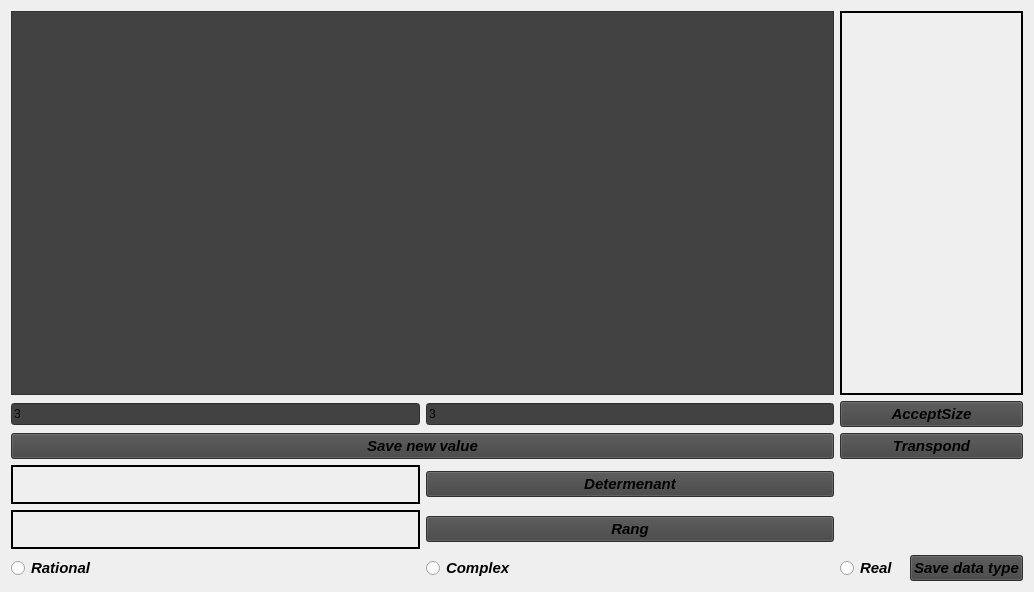
<?xml version="1.0" encoding="UTF-8"?>
<ui version="4.0">
 <class>Interface</class>
 <widget class="QWidget" name="Interface">
  <property name="geometry">
   <rect>
    <x>0</x>
    <y>0</y>
    <width>1034</width>
    <height>592</height>
   </rect>
  </property>
  <property name="windowTitle">
   <string>Practice№6</string>
  </property>
  <property name="styleSheet">
   <string notr="true"/>
  </property>
  <layout class="QGridLayout" name="gridLayout_3">
   <item row="7" column="1">
    <widget class="QRadioButton" name="r_mode">
     <property name="font">
      <font>
       <pointsize>11</pointsize>
       <italic>true</italic>
       <bold>true</bold>
      </font>
     </property>
     <property name="text">
      <string>Rational</string>
     </property>
    </widget>
   </item>
   <item row="4" column="1">
    <widget class="QFrame" name="detframe">
     <property name="frameShape">
      <enum>QFrame::Box</enum>
     </property>
     <property name="frameShadow">
      <enum>QFrame::Plain</enum>
     </property>
     <property name="lineWidth">
      <number>2</number>
     </property>
     <layout class="QGridLayout" name="gridLayout_2">
      <item row="0" column="0">
       <widget class="QLabel" name="Det">
        <property name="font">
         <font>
          <pointsize>11</pointsize>
          <bold>true</bold>
         </font>
        </property>
        <property name="text">
         <string/>
        </property>
       </widget>
      </item>
     </layout>
    </widget>
   </item>
   <item row="5" column="1">
    <widget class="QFrame" name="rangframe">
     <property name="frameShape">
      <enum>QFrame::Box</enum>
     </property>
     <property name="frameShadow">
      <enum>QFrame::Plain</enum>
     </property>
     <property name="lineWidth">
      <number>2</number>
     </property>
     <layout class="QGridLayout" name="gridLayout">
      <item row="0" column="0">
       <widget class="QLabel" name="Rang_2">
        <property name="font">
         <font>
          <pointsize>11</pointsize>
          <bold>true</bold>
         </font>
        </property>
        <property name="text">
         <string/>
        </property>
       </widget>
      </item>
     </layout>
    </widget>
   </item>
   <item row="3" column="1" colspan="2">
    <widget class="QPushButton" name="DataMatrixShow">
     <property name="font">
      <font>
       <pointsize>11</pointsize>
       <italic>true</italic>
       <bold>true</bold>
      </font>
     </property>
     <property name="styleSheet">
      <string notr="true">background-color: rgb(66, 66, 66);</string>
     </property>
     <property name="text">
      <string>Save new value</string>
     </property>
    </widget>
   </item>
   <item row="0" column="1" colspan="2">
    <widget class="QTableWidget" name="tableWidget">
     <property name="cursor" stdset="0">
      <cursorShape>ArrowCursor</cursorShape>
     </property>
     <property name="layoutDirection">
      <enum>Qt::LeftToRight</enum>
     </property>
     <property name="styleSheet">
      <string notr="true">background-color: rgb(66, 66, 66);</string>
     </property>
     <property name="frameShape">
      <enum>QFrame::StyledPanel</enum>
     </property>
     <property name="lineWidth">
      <number>1</number>
     </property>
     <property name="rowCount">
      <number>0</number>
     </property>
     <attribute name="horizontalHeaderVisible">
      <bool>false</bool>
     </attribute>
     <attribute name="horizontalHeaderDefaultSectionSize">
      <number>28</number>
     </attribute>
     <attribute name="horizontalHeaderHighlightSections">
      <bool>false</bool>
     </attribute>
     <attribute name="verticalHeaderVisible">
      <bool>false</bool>
     </attribute>
     <attribute name="verticalHeaderHighlightSections">
      <bool>false</bool>
     </attribute>
    </widget>
   </item>
   <item row="1" column="2">
    <widget class="QLineEdit" name="Rows">
     <property name="styleSheet">
      <string notr="true">background-color: rgb(66, 66, 66);</string>
     </property>
     <property name="text">
      <string>3</string>
     </property>
    </widget>
   </item>
   <item row="1" column="1">
    <widget class="QLineEdit" name="Cols">
     <property name="styleSheet">
      <string notr="true">background-color: rgb(66, 66, 66);</string>
     </property>
     <property name="text">
      <string>3</string>
     </property>
    </widget>
   </item>
   <item row="0" column="3" colspan="3">
    <widget class="QFrame" name="frame_2">
     <property name="frameShape">
      <enum>QFrame::Box</enum>
     </property>
     <property name="frameShadow">
      <enum>QFrame::Plain</enum>
     </property>
     <property name="lineWidth">
      <number>2</number>
     </property>
     <layout class="QHBoxLayout" name="horizontalLayout_2">
      <item>
       <widget class="QLabel" name="output">
        <property name="font">
         <font>
          <family>Cascadia Mono SemiBold</family>
          <pointsize>12</pointsize>
          <bold>true</bold>
         </font>
        </property>
        <property name="text">
         <string/>
        </property>
        <property name="margin">
         <number>0</number>
        </property>
       </widget>
      </item>
     </layout>
    </widget>
   </item>
   <item row="1" column="3" colspan="3">
    <widget class="QPushButton" name="SizeChange">
     <property name="font">
      <font>
       <pointsize>11</pointsize>
       <italic>true</italic>
       <bold>true</bold>
      </font>
     </property>
     <property name="styleSheet">
      <string notr="true">background-color: rgb(66, 66, 66);</string>
     </property>
     <property name="text">
      <string>AcceptSize</string>
     </property>
    </widget>
   </item>
   <item row="7" column="2">
    <widget class="QRadioButton" name="c_mode">
     <property name="font">
      <font>
       <pointsize>11</pointsize>
       <italic>true</italic>
       <bold>true</bold>
      </font>
     </property>
     <property name="text">
      <string>Complex</string>
     </property>
    </widget>
   </item>
   <item row="7" column="3">
    <widget class="QRadioButton" name="i_mode">
     <property name="font">
      <font>
       <pointsize>11</pointsize>
       <italic>true</italic>
       <bold>true</bold>
      </font>
     </property>
     <property name="text">
      <string>Real</string>
     </property>
    </widget>
   </item>
   <item row="7" column="5">
    <widget class="QPushButton" name="pushButton">
     <property name="font">
      <font>
       <pointsize>11</pointsize>
       <italic>true</italic>
       <bold>true</bold>
      </font>
     </property>
     <property name="styleSheet">
      <string notr="true">background-color: rgb(66, 66, 66);</string>
     </property>
     <property name="text">
      <string>Save data type</string>
     </property>
    </widget>
   </item>
   <item row="5" column="2">
    <widget class="QPushButton" name="Rang">
     <property name="font">
      <font>
       <pointsize>11</pointsize>
       <italic>true</italic>
       <bold>true</bold>
      </font>
     </property>
     <property name="styleSheet">
      <string notr="true">background-color: rgb(66, 66, 66);</string>
     </property>
     <property name="text">
      <string>Rang</string>
     </property>
    </widget>
   </item>
   <item row="4" column="2">
    <widget class="QPushButton" name="Determenant">
     <property name="font">
      <font>
       <pointsize>11</pointsize>
       <italic>true</italic>
       <bold>true</bold>
      </font>
     </property>
     <property name="styleSheet">
      <string notr="true">background-color: rgb(66, 66, 66);</string>
     </property>
     <property name="text">
      <string>Determenant</string>
     </property>
    </widget>
   </item>
   <item row="3" column="3" colspan="3">
    <widget class="QPushButton" name="Transponed">
     <property name="font">
      <font>
       <pointsize>11</pointsize>
       <italic>true</italic>
       <bold>true</bold>
      </font>
     </property>
     <property name="styleSheet">
      <string notr="true">background-color: rgb(66, 66, 66);</string>
     </property>
     <property name="text">
      <string>Transpond</string>
     </property>
    </widget>
   </item>
  </layout>
 </widget>
 <resources/>
 <connections/>
</ui>
